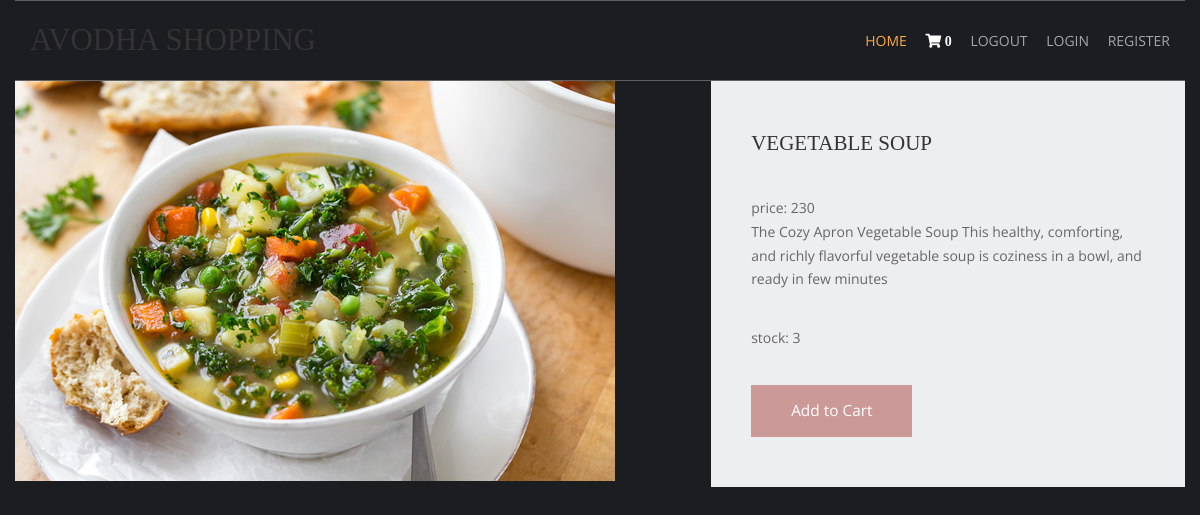
/vegetables-recipe/vegetable-soup, run on the app's committed database.
### shop/models.py (models this page shows, shortened)
class products(models.Model):
    name=models.CharField(max_length=150,unique=True)
    slug=models.SlugField(max_length=250,unique=True)
    img=models.ImageField(upload_to='product')
    desc=models.TextField()
    stock=models.IntegerField()
    available=models.BooleanField()
    price=models.IntegerField()
    category=models.ForeignKey(categ,on_delete=models.CASCADE)

### shop/views.py (the view)
# urls.py: path('<slug:c_slug>/<slug:product_slug>',views.prodDetails,name='details'),
def prodDetails(request,c_slug,product_slug):
    try:
        prod=products.objects.get(category__slug=c_slug,slug=product_slug)
    except Exception as e:
        raise e
    return render(request,'item.html',{'pr':prod})

### cart/contex_processor.py (called while the page is built)
def count(request):
    item_count=0
    if 'admin' in request.path:
        return {}
    else:
        try:
            ct=cartlist.objects.filter(cart_id=c_id(request))
            cti=items.objects.all().filter(cart=ct[:1])
            for c in cti:
                item_count+=c.quan
        except cartlist.DoesNotExist:
            item_count=0
        return dict(itc=item_count)

### cart/views.py (called while the page is built)
def c_id(request):
    ct_id=request.session.session_key
    if not ct_id:
        ct_id=request.session.create()
    return ct_id

### templates/item.html (shortened to what this page needs)
{% extends 'base.html' %}
{% load static %}
{% block content %}
<html lang="en">
<head>
    <link href="{% static 'pr/fontawesome/css/all.min.css' %}" rel="stylesheet" />
    <link href="{% static 'pr/css/templatemo-comparto.css' %}" rel="stylesheet" />
</head>
<body>
        <section class="tm-mb-1" id="about">
            <div class="tm-row tm-about-row">
                <div class="tm-section-1-l">
                    <img src="{{pr.img.url}}" alt="About image" class="tm-img-responsive">
                </div>
                <article class="tm-section-1-r tm-bg-color-8">
                    <h2 class="tm-mb-2 tm-title-color">{{pr.name}}</h2>
                    <p>price: {{pr.price}} <br>{{pr.desc}}</p>
                    <p>stock: {{pr.stock}}</p>
{% if pr.stock <= 0 %}
<h1 style="color:red">Sorry.No stock left</h1>
                    {% else %}
                    <a href="{% url 'addcart' pr.id %}" class="tm-btn tm-btn-1 tm-link-to-services">Add to Cart</a>
{% endif %}
                </article>
            </div>
        </section>
</body>
</html>
{% endblock %}

### static/hm/layout/styles/layout.css (style rules this page uses)
*, *::before, *::after { transition:all .3s ease-in-out; }
body { color:#A5A6AA; background-color:#1C1D21; }
a { color:#FBAB45; }

### static/pr/css/templatemo-comparto.css (style rules this page uses)
*, *::before, *::after { box-sizing: border-box; outline: none; }
ul, h1, h2, h3, h4, p, figure { padding: 0; margin: 0; }
body { font-family: 'Open Sans', Arial, sans-serif; font-size: 18px; overflow-x: hidden; padding-left: 15px; padding-right: 15px; margin: 0; }
h2 { font-size: 1.5rem; }
a { transition: all 0.3s ease; text-decoration: none; }
p { color: #666; line-height: 1.7; margin-bottom: 35px; }
h1, h2, h3, h4, h5, h6 { color: #333; }
.tm-mb-1 { margin-bottom: 20px; }
.tm-mb-2 { margin-bottom: 40px; }
.tm-bg-color-8 { background-color: #EDEEEF; }
.tm-img-responsive { max-width: 100%; height: auto; }
.tm-section-1-l { width: 57.85%; margin-right: 1.65%; }
.tm-section-1-r { padding: 50px 40px; width: 40.5%; }
.tm-row { display: flex; }
.tm-btn { display: inline-block; padding: 15px 40px; font-size: 1.1rem; border: none; background-color: #CC9999; color: white; }
a { color: #666; }

### static/hm/layout/styles/framework.css (style rules this page uses)
html { overflow-y:scroll; overflow-x:hidden; }
html, body { margin:0; padding:0; font-size:14px; line-height:1.6em; }
*, *::before, *::after { box-sizing:border-box; }
a { outline:none; text-decoration:none; }
img { width:auto; max-width:100%; height:auto; margin:0; padding:0; border:none; line-height:normal; vertical-align:middle; }
body, input, textarea, select { font-family:Verdana, Geneva, sans-serif; }
h1, h2, h3, h4, h5, h6, .heading { font-family:Georgia, "Times New Roman", Times, serif; }
::placeholder { opacity:1; }
h1, h2, h3, h4, h5, h6, .heading { margin:0 0 20px 0; font-size:1.4rem; line-height:normal; font-weight:normal; text-transform:uppercase; }
address, article, aside, figcaption, figure, footer, header, main, nav, section { display:block; margin:0; padding:0; }

### data on the page
products: img (picture), name "VEGETABLE SOUP", price "230", desc "The Cozy Apron Vegetable Soup This healthy, comforting, and richly flavorful vegetable soup is coziness in a bowl, and ready in few minutes", stock "3"

### other printed values
{{ itc }} "0"
